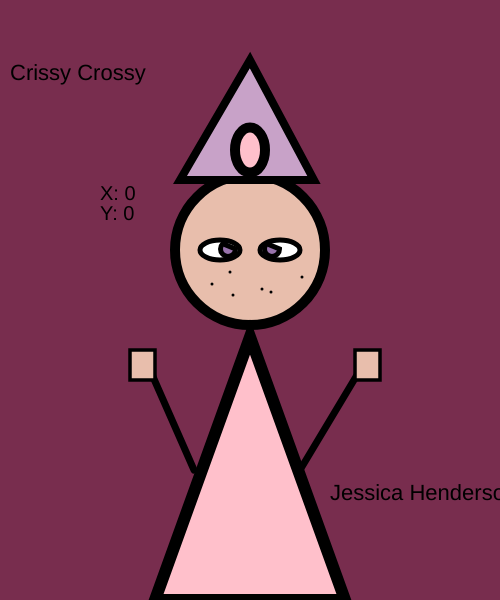
Frame 1 (no input)
Frame 60 (no input): identical to frame 1, image omitted
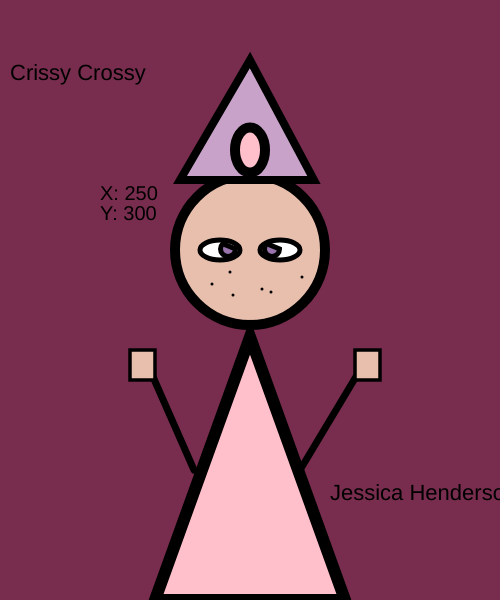
Frame 120 (the mouse pressed at the canvas centre since frame 60)

The p5.js sketch that drew these frames (run headless with seeded random() and noise() and a simulated clock; from frame 60 on, the mouse is pressed at the canvas centre):

// p5.js sketch
// ── sketch.js
x = 100
y=100

function setup()
{
    createCanvas(500, 600);
}

function draw()
{
    background(120,45,78);
    textSize(22)
    text("Crissy Crossy", 10,80);
    textSize(20);
    text("X: " + mouseX,100,200 );
    text("Y: " + mouseY,100,220 );
    // head
    strokeWeight(10)
    fill("#E8BEAC");
    circle(250,250,150);
   
    // eyes
    strokeWeight(5);
    fill(300)
    ellipse(220,250,40,20)
    fill(152,115,172);
    arc(228, 249, 15, 15, 0, PI + QUARTER_PI, CHORD);
    
   
    strokeWeight(5);
    fill(300);
    ellipse(280,250,40,20);
    fill(152,115,172);
    arc(272, 249, 15, 15, 0, PI + QUARTER_PI, CHORD);


// neck thing

    strokeWeight(12);
    fill("pink");
    triangle(250,337,155,600,345,600)
    // nose
  //  point(245,90);
    
// hat
fill("#C8A2C8")
strokeWeight(8)
triangle(180,180,250,60,314,180)

    // jewel
    strokeWeight(10);
    fill("pink");
    ellipse(250, 150, 30, 45);


    // arms & hands
    strokeWeight(7);
    line(194,470,150,370);
    line(300,470,360,370);

    strokeWeight(3.5);
    fill("#E8BEAC");
    rect(130,350,25,30);

    rect(355,350,25,30);
  

    // freckles
    strokeWeight(3);
    fill("purple");
    point(212, 284);
    point(233, 295);
    point(230, 272);
    point(261, 2270);
    point(262, 289);
    point(271, 292);
    point(302, 277);
    
    // hair
  //  line(130,175,175,50);
  //  line(325,50,360,175);
    // body
 //   fill(10, 24, 120);
 //   rect(200,185,100,150);
    
    // decoration
 //   fill(255);
 //   triangle(220,320,250,220,280,320)
    // right arm
 //   fill(10, 24, 120);
//    rect(300,195,50,10);
    // left arm
    // rect(150,195,50,10);
    // left leg
    // rect(200,335,10,50);
    // right leg
    // rect(290,335,10,50);
    
    fill("black");
    textSize(22);
    text("Jessica Henderson",330,500 );


}
